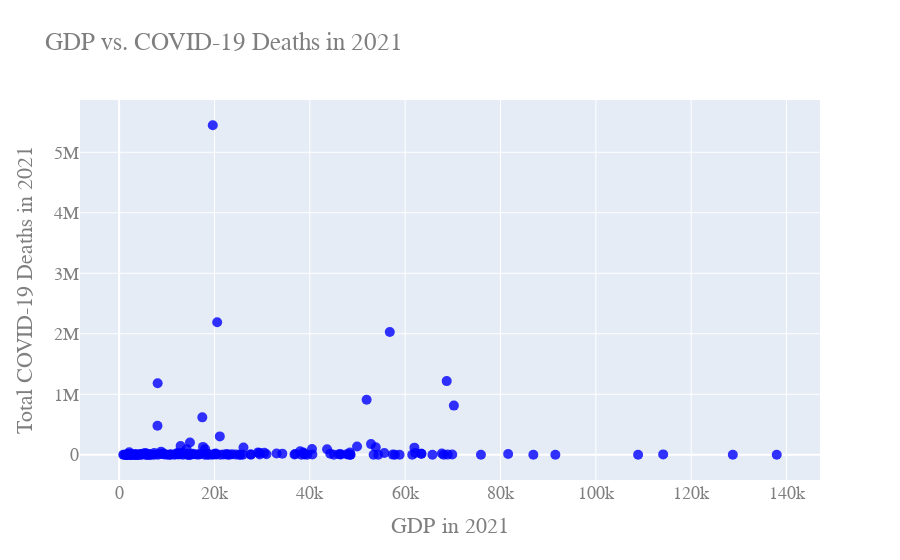
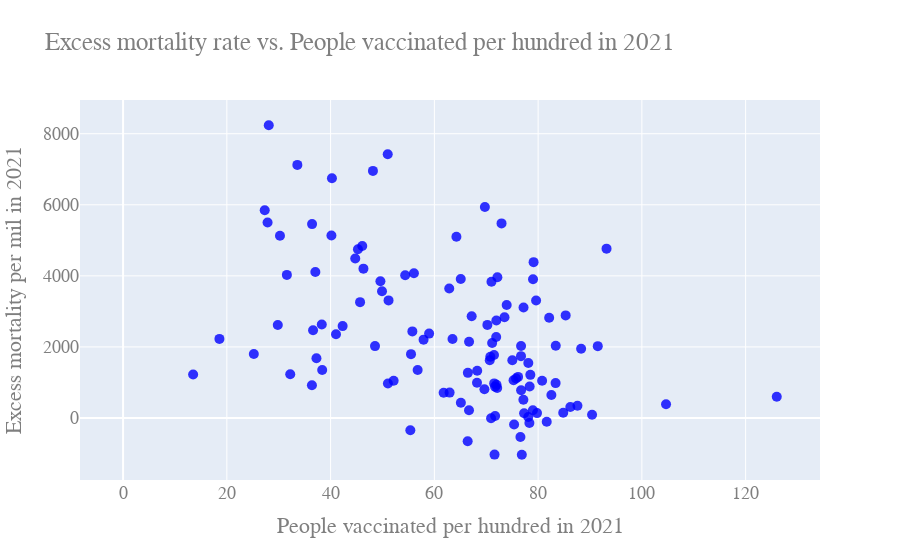
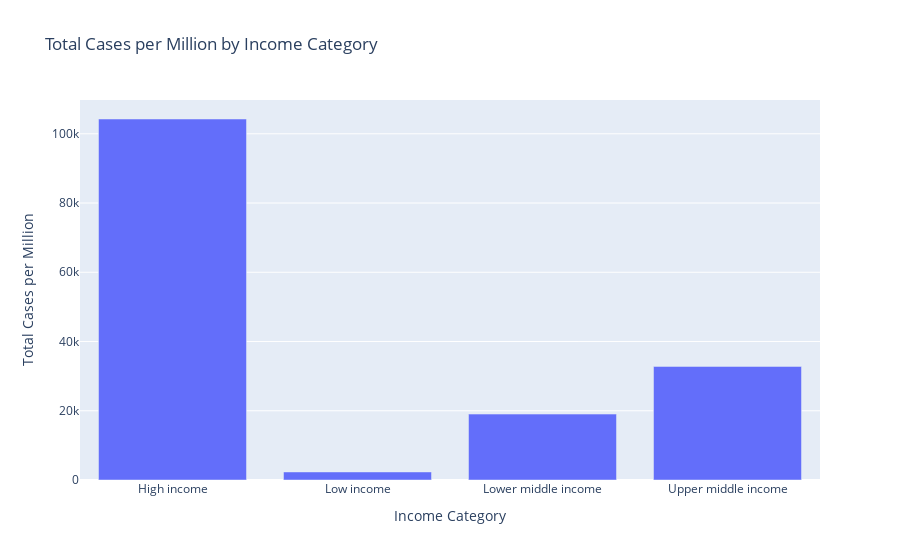

Source (notebook cell) for these figures, in order:
### Code cell
import pandas as pd
import plotly.graph_objs as go
import seaborn as sns
import matplotlib.pyplot as plt
import plotly.express as px

covid_df = pd.read_csv('docs/owid-covid-data.csv')
gdp_df = pd.read_csv('docs/GDP-data.csv', skiprows=4)

covid_2021_df = covid_df[covid_df['date'].str.startswith('2021')]
covid_deaths_2021 = covid_2021_df.groupby('location').last()['total_deaths_per_million'].reset_index()


gdp_df = gdp_df.rename(columns={"Country Name": 'location'})
gdp_df = gdp_df[['location', "2021"]]

merged_df = pd.merge(covid_deaths_2021, gdp_df, on='location', how='inner')

#merged_df = merged_df[merged_df['location'] != 'World'] 


plt.figure(figsize=(10, 6))
sns.regplot(
    x='2021',
    y='total_deaths_per_million', 
    data=merged_df, 
    scatter_kws={'alpha':0.7}
)

# Customizing the plot
plt.title('GDP vs. COVID-19 Deaths in 2021')
plt.xlabel('GDP in 2021')
plt.ylabel('Total COVID-19 Deaths in 2021')
plt.grid(True)  # Adding grid

# Display the plot
plt.show()

fig = go.Figure(data=go.Scatter(
    x=merged_df['2021'],
    y=merged_df['total_deaths_per_million'],
    mode='markers',
    marker=dict(
        size=10,
        color='blue',  # You can set a color if needed
        opacity=0.8,
        
    ),
    text=merged_df['location']
))

# Customize layout
fig.update_layout(
    title='GDP vs. COVID-19 Deaths in 2021',
    xaxis_title='GDP in 2021',
    yaxis_title='Total COVID-19 Deaths in 2021',
    font=dict(
        family="Courier New, monospace",
        size=18,
        color="#7f7f7f"
    )
)

# Show the plot
fig.show()
x_value = covid_2021_df.groupby('location').last()['people_vaccinated_per_hundred'].reset_index()
y_value = covid_2021_df.groupby('location').last()['excess_mortality_cumulative_per_million'].reset_index()

# Creating the figure
fig2 = go.Figure(data=go.Scatter(
    x=x_value['people_vaccinated_per_hundred'],
    y=y_value['excess_mortality_cumulative_per_million'],
    mode='markers',
    marker=dict(
        size=10,
        color='blue',  # You can set a color if needed
        opacity=0.8,
    ),
    text=covid_2021_df['location'].iloc[-1]  # Assuming 'location' is the country name
))

# Customize layout
fig2.update_layout(
    title='Excess mortality rate vs. People vaccinated per hundred in 2021',
    xaxis_title='People vaccinated per hundred in 2021',
    yaxis_title='Excess mortality per mil in 2021',
    font=dict(
        family="Courier New, monospace",
        size=18,
        color="#7f7f7f"
    )
)

# Show the plot
fig2.show()
income_categories = ['High income', 'Upper middle income', 'Lower middle income', 'Low income']

filtered_df = covid_2021_df[covid_2021_df['location'].isin(income_categories)]

aggregated_df = filtered_df.groupby('location').last()['total_cases_per_million'].reset_index()

trace = go.Bar(
    x=aggregated_df['location'],
    y=aggregated_df['total_cases_per_million']
)

layout = go.Layout(
    title='Total Cases per Million by Income Category',
    xaxis=dict(title='Income Category'),
    yaxis=dict(title='Total Cases per Million')
)

fig = go.Figure(data=[trace], layout=layout)

fig.show()

fig3 = px.box(
    merged_df, 
    x='2021', 
    y='total_deaths_per_million', 
    title='Customized Interactive Box Plot',
    color='Category',  # Different colors for each category
    points="all"  # Show all points
)
fig3.update_layout(
    xaxis_title='Your Category',
    yaxis_title='Your Value'
)
fig3.show()

### Figure 1 — Plotly figure (JSON) as saved in the notebook; plotly's stock layout.template omitted (floating-point values rounded to 4 significant figures; data arrays with more than 128 entries replaced by an {"elided": "..."} marker saying what was removed)
{"data": [{"marker": {"color": "blue", "opacity": 0.8, "size": 10}, "mode": "markers", "text": {"elided": "193 str values"}, "type": "scatter", "x": {"elided": "193 float values"}, "y": {"elided": "193 int values"}}], "layout": {"font": {"color": "#7f7f7f", "family": "Courier New, monospace", "size": 18}, "title": {"text": "GDP vs. COVID-19 Deaths in 2021"}, "xaxis": {"title": {"text": "GDP in 2021"}}, "yaxis": {"title": {"text": "Total COVID-19 Deaths in 2021"}}}}

### Figure 2 — Plotly figure (JSON) as saved in the notebook; plotly's stock layout.template omitted (floating-point values rounded to 4 significant figures; data arrays with more than 128 entries replaced by an {"elided": "..."} marker saying what was removed)
{"data": [{"marker": {"color": "blue", "opacity": 0.8, "size": 10}, "mode": "markers", "text": "Zimbabwe", "type": "scatter", "x": {"elided": "254 float values"}, "y": {"elided": "254 float values"}}], "layout": {"font": {"color": "#7f7f7f", "family": "Courier New, monospace", "size": 18}, "title": {"text": "Excess mortality rate vs. People vaccinated per hundred in 2021"}, "xaxis": {"title": {"text": "People vaccinated per hundred in 2021"}}, "yaxis": {"title": {"text": "Excess mortality per mil in 2021"}}}}

### Figure 3 — Plotly figure (JSON) as saved in the notebook; plotly's stock layout.template omitted (floating-point values rounded to 4 significant figures)
{"data": [{"type": "bar", "x": ["High income", "Low income", "Lower middle income", "Upper middle income"], "y": [104300.0, 2327.0, 19040.0, 32810.0]}], "layout": {"title": {"text": "Total Cases per Million by Income Category"}, "xaxis": {"title": {"text": "Income Category"}}, "yaxis": {"title": {"text": "Total Cases per Million"}}}}
